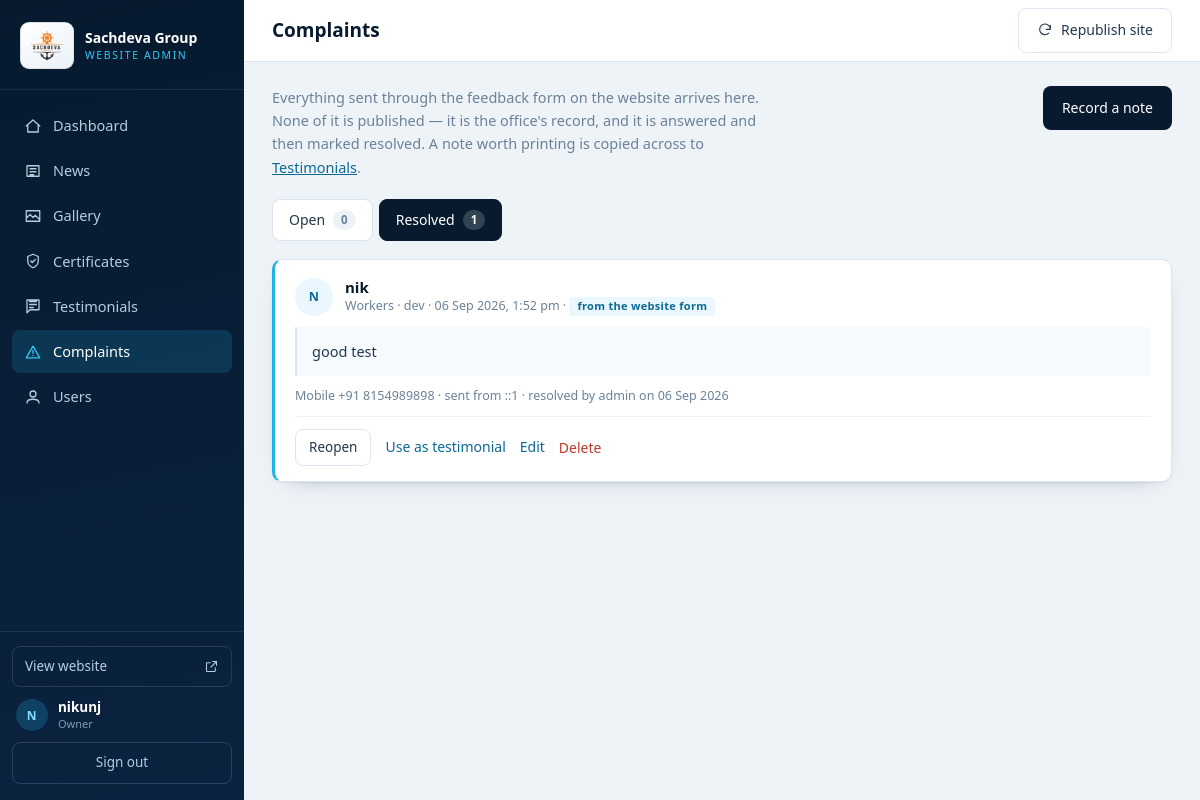
Page /admin/complaints.php?status=resolved (signed in) on the committed database.
### tables this page shows
CREATE TABLE sg_users (
            id            INTEGER PRIMARY KEY AUTOINCREMENT,
            username      TEXT NOT NULL,
            password_hash TEXT NOT NULL,
            full_name     TEXT NOT NULL DEFAULT '',
            email         TEXT NOT NULL DEFAULT '',
            role          TEXT NOT NULL DEFAULT 'editor',
            is_active     INTEGER NOT NULL DEFAULT 1,
            created_at    TEXT NOT NULL DEFAULT '',
            last_login_at TEXT NOT NULL DEFAULT '',
            UNIQUE (username)
        );

CREATE TABLE sg_complaints (
            id            INTEGER PRIMARY KEY AUTOINCREMENT,
            feedback_type TEXT NOT NULL DEFAULT 'Visitors',
            name          TEXT NOT NULL,
            designation   TEXT NOT NULL DEFAULT '',
            mobile        TEXT NOT NULL DEFAULT '',
            note          TEXT,
            status        TEXT NOT NULL DEFAULT 'new',
            source        TEXT NOT NULL DEFAULT 'website',
            ip            TEXT NOT NULL DEFAULT '',
            submitted_at  TEXT NOT NULL DEFAULT '',
            handled_at    TEXT NOT NULL DEFAULT '',
            handled_by    TEXT NOT NULL DEFAULT ''
        , email TEXT NOT NULL DEFAULT '');

### includes/helpers.php (called while the page is built, shortened)
<?php
if (!function_exists('e')) {
    function e($s) {
        return htmlspecialchars((string) $s, ENT_QUOTES | ENT_SUBSTITUTE, 'UTF-8');
    }
}
function sg_get($key, $default = '') {
    if (!isset($_GET[$key]) || is_array($_GET[$key])) return $default;
    return trim(preg_replace('/[\x00-\x1F\x7F]/u', '', (string) $_GET[$key]));
}
function sg_initials($name, $max = 3) {
    $name = trim(preg_replace('/[^\p{L}\p{N} ]+/u', ' ', (string) $name));
    $words = preg_split('/\s+/u', $name, -1, PREG_SPLIT_NO_EMPTY);
    $out = '';
    foreach ($words as $w) {
        $out .= mb_strtoupper(mb_substr($w, 0, 1, 'UTF-8'), 'UTF-8');
    }
    return $out !== '' ? $out : '--';
}
function sg_date($ymd, $format = 'd M Y') {
    $ymd = trim((string) $ymd);
    $ts = strtotime($ymd);
    return $ts ? date($format, $ts) : $ymd;
}

### includes/auth.php (called while the page is built, shortened)
<?php
require_once __DIR__ . '/db.php';
require_once __DIR__ . '/helpers.php';
function sg_user() {
    static $cached = null;
    static $looked = false;
    if ($looked) return $cached;
    $looked = true;
    $u = sg_one('SELECT * FROM sg_users WHERE id = ?', array((int) $_SESSION['sg_uid']));
    $cached = $u;
    return $cached;
}
function sg_is_owner() {
    $u = sg_user();
    return $u && $u['role'] === 'owner';
}
function sg_require_login() {
    if (sg_user()) return;
}

### includes/db.php (called while the page is built, shortened)
<?php
function sg_config($key = null, $default = null) {
    static $cfg = null;
    if ($cfg === null) $cfg = require __DIR__ . '/config.php';
    return array_key_exists($key, $cfg) ? $cfg[$key] : $default;
}
function sg_driver() {
    $db = sg_config('db');
    return (isset($db['driver']) && $db['driver'] === 'mysql') ? 'mysql' : 'sqlite';
}
function sg_db() {
    static $pdo = null;
    if ($pdo instanceof PDO) return $pdo;
    $db  = sg_config('db');
    $opt = array(
        PDO::ATTR_ERRMODE            => PDO::ERRMODE_EXCEPTION,
        PDO::ATTR_DEFAULT_FETCH_MODE => PDO::FETCH_ASSOC,
        PDO::ATTR_EMULATE_PREPARES   => false,
    );
    if (sg_driver() === 'mysql') {
        $dsn = 'mysql:host=' . $db['host'] . ';port=' . (int) $db['port']
             . ';dbname=' . $db['name'] . ';charset=' . (isset($db['charset']) ? $db['charset'] : 'utf8mb4');
        $pdo = new PDO($dsn, $db['user'], $db['pass'], $opt);
    } else {
        $file = $db['file'];
        $pdo = new PDO('sqlite:' . $file, null, null, $opt);
        $pdo->exec('PRAGMA foreign_keys = ON');
        $pdo->exec('PRAGMA journal_mode = WAL');
        $pdo->exec('PRAGMA busy_timeout = 5000');
    }
    return $pdo;
}
function sg_all($sql, $args = array()) {
    $st = sg_db()->prepare($sql);
    $st->execute($args);
    return $st->fetchAll();
}
function sg_one($sql, $args = array()) {
    $st = sg_db()->prepare($sql);
    $st->execute($args);
    $row = $st->fetch();
    return $row === false ? null : $row;
}
function sg_val($sql, $args = array(), $default = null) {
    $st = sg_db()->prepare($sql);
    $st->execute($args);
    $v = $st->fetchColumn();
    return $v === false ? $default : $v;
}

### admin/complaints.php (the view, shortened to what this page needs)
<?php
require __DIR__ . '/_bootstrap.php';
sg_require_login();
require __DIR__ . '/_layout.php';
$statuses = array('new', 'resolved');
$labels   = array('new' => 'Open', 'resolved' => 'Resolved');
$status = sg_get('status', 'new');
    ?>
    <?php
$counts = array();
foreach ($statuses as $s) {
    $counts[$s] = (int) sg_val('SELECT COUNT(*) FROM sg_complaints WHERE status = ?', array($s), 0);
}
$rows = sg_all('SELECT * FROM sg_complaints WHERE status = ? ORDER BY id DESC', array($status));
sg_admin_head('Complaints', 'complaints.php');
?>
<div class="pagehead">
    <p>
        Everything sent through the feedback form on the website arrives here.
        None of it is published — it is the office's record, and it is answered
        and then marked resolved. A note worth printing is copied across to
        <a href="testimonials.php">Testimonials</a>.
    </p>
    <a class="btn btn--primary" href="complaints.php?action=new">Record a note</a>
</div>
<nav class="tabs" aria-label="Filter by state">
    <?php foreach ($statuses as $s): ?>
        <a href="complaints.php?status=<?php echo e($s); ?>"
           class="<?php echo $s === $status ? 'is-on' : ''; ?>"
           <?php echo $s === $status ? 'aria-current="page"' : ''; ?>>
            <?php echo e($labels[$s]); ?>
            <b><?php echo (int) $counts[$s]; ?></b>
        </a>
    <?php endforeach; ?>
</nav>
<?php if (!$rows): ?>
    <div class="card empty-card">
        <h2>Nothing here</h2>
        <p>
            <?php if ($status === 'new'): ?>
                Nothing is waiting. Notes sent through the feedback form on the website
                appear here as soon as they arrive, whether or not the email goes out.
            <?php else: ?>
                Notes are kept here after they have been dealt with, rather than deleted,
                so what was said and when can still be looked up.
            <?php endif; ?>
        </p>
    </div>
<?php else: ?>
    <div class="notes">
        <?php foreach ($rows as $r): ?>
            <article class="fb" id="c<?php echo (int) $r['id']; ?>">
                <header class="fb__head">
                    <span class="fb__av"><?php echo e(sg_initials($r['name'], 2)); ?></span>
                    <span class="fb__who">
                        <strong><?php echo e($r['name']); ?></strong>
                        <em>
                            <?php echo e($r['feedback_type']); ?><?php
                                echo $r['designation'] !== '' ? ' · ' . e($r['designation']) : ''; ?>
                            <?php if ($r['submitted_at'] !== ''): ?>
                                · <?php echo e(sg_date($r['submitted_at'], 'd M Y, g:i a')); ?>
                            <?php endif; ?>
                            <?php if ($r['source'] === 'website'): ?>
                                · <span class="tag">from the website form</span>
                            <?php endif; ?>
                        </em>
                    </span>
                </header>
                <p class="fb__note"><?php echo nl2br(e($r['note'])); ?></p>
                <?php if ($r['mobile'] !== '' || $r['ip'] !== '' || $r['handled_by'] !== ''): ?>
                    <p class="fb__meta">
                        <?php if ($r['mobile'] !== ''): ?>Mobile <?php echo e($r['mobile']); ?><?php endif; ?>
                        <?php echo $r['ip'] !== '' ? ' · sent from ' . e($r['ip']) : ''; ?>
                        <?php if ($r['status'] === 'resolved' && $r['handled_by'] !== ''): ?>
                            · resolved by <?php echo e($r['handled_by']); ?><?php
                                echo $r['handled_at'] !== '' ? ' on ' . e(sg_date($r['handled_at'], 'd M Y')) : ''; ?>
                        <?php endif; ?>
                    </p>
                <?php endif; ?>
                <footer class="fb__bar">
                    <?php if ($r['status'] === 'new'): ?>
                        <form method="post" action="complaints.php" class="inline">
                            <?php echo sg_csrf_field(); ?>
                            <input type="hidden" name="do" value="status">
                            <input type="hidden" name="to" value="resolved">
                            <input type="hidden" name="back" value="<?php echo e($status); ?>">
                            <input type="hidden" name="id" value="<?php echo (int) $r['id']; ?>">
                            <button type="submit" class="btn btn--primary btn--sm">Mark resolved</button>
                        </form>
                    <?php else: ?>
                        <form method="post" action="complaints.php" class="inline">
                            <button type="submit" class="btn btn--ghost btn--sm">Reopen</button>
                        </form>
                    <?php endif; ?>
                    <a class="lnk" href="testimonials.php?action=new&amp;name=<?php
                            echo rawurlencode($r['name']); ?>&amp;designation=<?php
                            echo rawurlencode($r['designation']); ?>&amp;note=<?php
                            echo rawurlencode($r['note']); ?>"
                       title="Open the testimonial form with these words filled in. Nothing is published until you tick the box there.">
                        Use as testimonial</a>
                    <a class="lnk" href="complaints.php?action=edit&amp;id=<?php echo (int) $r['id']; ?>">Edit</a>
                    <form method="post" action="complaints.php" class="inline"
                          data-confirm="Delete the note from <?php echo e($r['name']); ?>? This cannot be undone.">
                        <button type="submit" class="lnk lnk--danger">Delete</button>
                    </form>
                </footer>
            </article>
        <?php endforeach; ?>
    </div>
<?php endif; ?>
<?php sg_admin_foot(); ?>

### admin/_layout.php (shortened to what this page needs)
<?php
function sg_nav_items() {
    return array(
        array('dashboard.php', 'Dashboard', 'M3 12l9-8 9 8M5 10v10h14V10'),
        array('news.php',      'News',      'M4 5h16v14H4zM8 9h8M8 13h8M8 17h5'),
        array('gallery.php',   'Gallery',   'M3 5h18v14H3zM3 15l5-5 4 4 3-3 6 6'),
        array('certificates.php', 'Certificates', 'M12 3l7 3v6c0 4.2-2.9 7.4-7 9-4.1-1.6-7-4.8-7-9V6zM9 12l2 2 4-4'),
        array('testimonials.php', 'Testimonials', 'M7.5 6h9M7.5 10h9M7.5 14h5M4 4h16v13H8l-4 4z'),
        array('complaints.php',   'Complaints',   'M12 4.2 21 19.8H3zM12 10v4M12 16.6v.2'),
        array('users.php',     'Users',     'M4 20c0-3.3 3.6-5 8-5s8 1.7 8 5M12 4a4 4 0 110 8 4 4 0 010-8'),
    );
}
function sg_admin_head($title, $active = '') {
    $u = sg_user();
    ?><!doctype html>
<html lang="en">
<head>
    <link rel="stylesheet" href="assets/admin.css">
</head>
<body>
    <div class="shell">
        <aside class="side" id="side">
            <div class="side__brand">
                <span class="brand-plate"><img src="../images/logo.png" alt="" width="34" height="31"></span>
                <span>
                    <strong>Sachdeva Group</strong>
                    <em>Website admin</em>
                </span>
            </div>
            <nav class="side__nav" aria-label="Sections">
                <?php foreach (sg_nav_items() as $item):
                    list($href, $label, $path) = $item;
                    $on = ($active === $href); ?>
                    <a href="<?php echo e($href); ?>"<?php echo $on ? ' class="is-on" aria-current="page"' : ''; ?>>
                        <svg viewBox="0 0 24 24" fill="none" stroke="currentColor" stroke-width="1.7"
                             stroke-linecap="round" stroke-linejoin="round" aria-hidden="true"><path d="<?php echo e($path); ?>"/></svg>
                        <span><?php echo e($label); ?></span>
                    </a>
                <?php endforeach; ?>
            </nav>
            <div class="side__foot">
                <a class="side__site" href="../" target="_blank" rel="noopener">
                    View website
                    <svg viewBox="0 0 24 24" fill="none" stroke="currentColor" stroke-width="1.7"
                         stroke-linecap="round" stroke-linejoin="round" aria-hidden="true">
                        <path d="M14 4h6v6M20 4l-9 9M18 14v5a1 1 0 01-1 1H5a1 1 0 01-1-1V7a1 1 0 011-1h5"/>
                    </svg>
                </a>
                <?php if ($u): ?>
                    <div class="side__me">
                        <span class="side__av"><?php echo e(sg_initials($u['full_name'] !== '' ? $u['full_name'] : $u['username'], 2)); ?></span>
                        <span class="side__who">
                            <strong><?php echo e($u['full_name'] !== '' ? $u['full_name'] : $u['username']); ?></strong>
                            <em><?php echo e($u['role'] === 'owner' ? 'Owner' : 'Editor'); ?></em>
                        </span>
                    </div>
                    <form method="post" action="logout.php" class="side__out">
                        <button type="submit">Sign out</button>
                    </form>
                <?php endif; ?>
            </div>
        </aside>
        <main class="main" id="main">
            <header class="bar">
                <h1><?php echo e($title); ?></h1>
                <form method="post" action="publish.php" class="bar__pub">
                    <button type="submit" class="btn btn--ghost" title="Rewrite every managed section of the website from what is stored here">
                        <svg viewBox="0 0 24 24" fill="none" stroke="currentColor" stroke-width="1.7"
                             stroke-linecap="round" stroke-linejoin="round" aria-hidden="true">
                            <path d="M20 11a8 8 0 10-2.3 5.7M20 5v6h-6"/>
                        </svg>
                        Republish site
                    </button>
                </form>
            </header>
            <div class="wrap">
<?php
}
function sg_admin_foot() {
    ?>
            </div>
        </main>
    </div>
</body>
</html>
<?php
}

### rows in the picture
sg_users: full_name "N", full_name "nikunj", role "Owner"
sg_complaints: name "N", name "nik", feedback_type "Workers", designation "dev", submitted_at "06 Sep 2026, 1:52 pm", source "from the website form", note "good test", mobile "+91 8154989898", ip "::1", handled_by "admin", handled_at "06 Sep 2026"

### other values in the picture
$label "Dashboard"
$label "News"
$label "Gallery"
$label "Certificates"
$label "Testimonials"
$label "Complaints"
$label "Users"
$title "Complaints"
$labels[$s] "Open"
$counts[$s] "0"
$labels[$s] "Resolved"
$counts[$s] "1"
